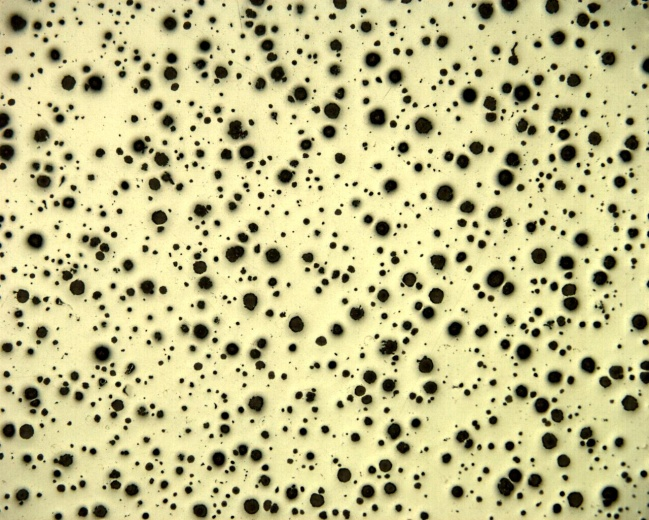
#> input picture images/1.jpg, 649 x 520 px
$ python main.py
#> lines starting #> are read from the running program, lines starting #| are printed output that depends on the picture; after the words box and inside, x2 and y2 are one past the last pixel; in counts of white or black regions, pixels touching at a corner belong together
import cv2
import numpy as np
from matplotlib import pyplot as plt

'''
	Métodos utilitários
'''
def cropt(image, height, width, rgb=False):
	if(rgb):
		(h, w, c) = image.shape
	else:
		(h, w) = image.shape

	return image[0:(h-height), 0:(w-width)]

def negative(image):
	return (255 - image)

# 0 - ler imagem
img1 = cv2.imread('images/1.jpg')
#> img1 is the input picture: shape (520, 649, 3); mean B, G, R 141.5, 193.5, 198.5
img1a = cv2.imread('images/1a.jpg')
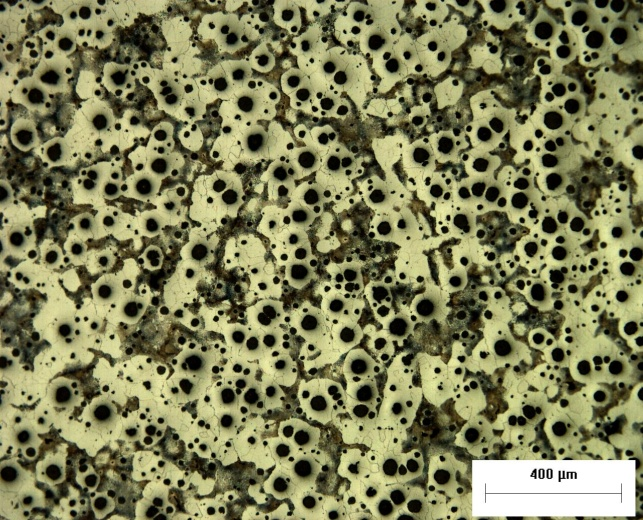
#> input picture images/1a.jpg, 643 x 520 px
#> img1a is the input picture: shape (520, 643, 3); mean B, G, R 87.8, 127, 126.7

# 1 - converter imagem para 8 bits
img1g = cv2.cvtColor(img1, cv2.COLOR_BGR2GRAY)
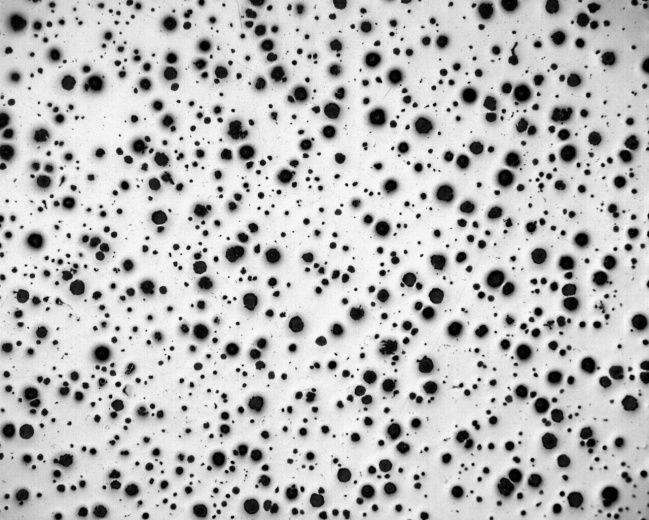
#> img1g: shape (520, 649); min 0, max 249, mean 189.1
img1ga = cv2.cvtColor(img1a, cv2.COLOR_BGR2GRAY)
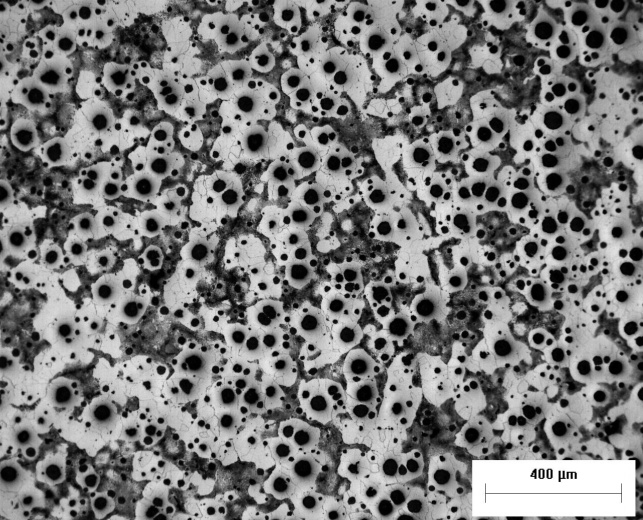
#> img1ga: shape (520, 643); min 0, max 255, mean 122.4

# 2 - cortar a imagem para remover faixa branca
img1g = cropt(img1g, 100, 0)
img1ga = cropt(img1ga, 100, 0)


# 3 - determinar o limiar da imagem
ret, img1gb = cv2.threshold (img1g, 110,255, cv2.THRESH_BINARY)
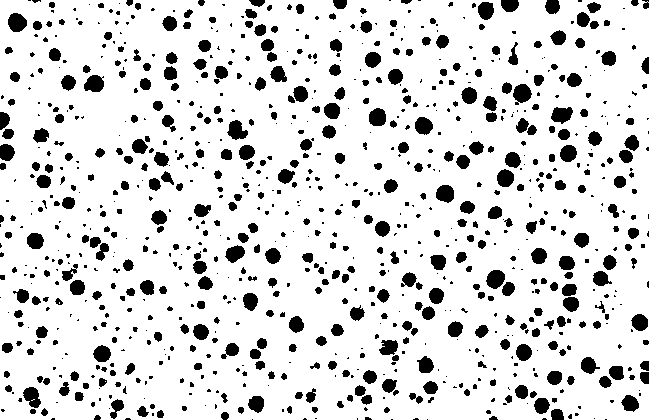
#> img1gb: shape (420, 649); 85.8% white; 954 black regions (500 under 20 px), largest, box (x1, y1, x2, y2) and area: (8, 13, 27, 32) 277, (513, 84, 532, 105) 276, (486, 270, 505, 289) 270
ret, img1gab = cv2.threshold (img1ga, 110,255, cv2.THRESH_BINARY)
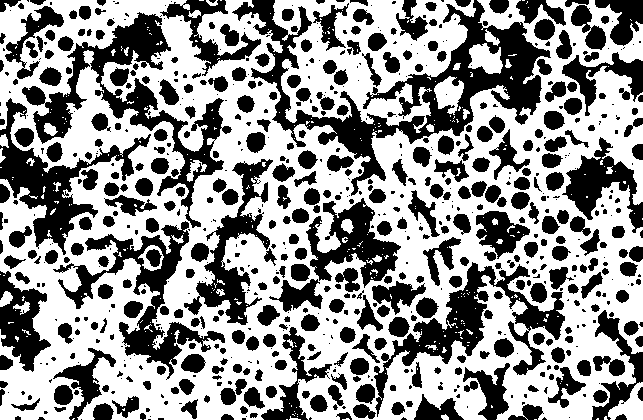
#> img1gab: shape (420, 643); 57.6% white; 735 black regions (345 under 20 px), largest, box (x1, y1, x2, y2) and area: (232, 0, 551, 196) 13436, (22, 12, 232, 228) 8551, (374, 262, 565, 417) 6360

fig = plt.gcf()
fig.canvas.set_window_title('iron nodule images + result')

plt.subplot(2, 2, 1)
plt.imshow(cropt(img1, 100, 0, True))
plt.title("normal image")
plt.xticks([])
plt.yticks([])

plt.subplot(2, 2, 2)
plt.imshow(cropt(img1a, 100, 0, True))
#> call 4 of cropt, with height = 100, width = 0, rgb = True
#> in cropt (call 4), `return image[0:(h-height), 0:(w-width)]`:
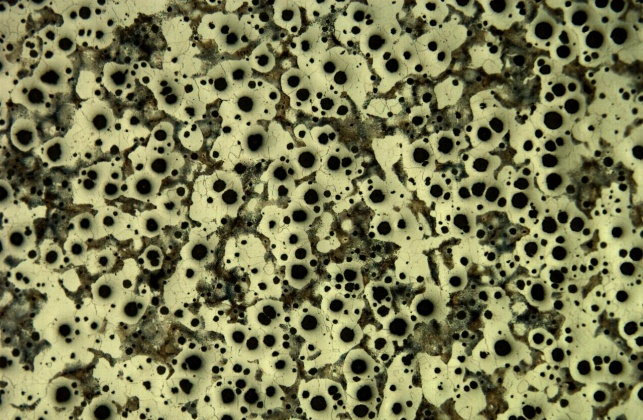
#> returned value: shape (420, 643, 3); mean of channels 0, 1, 2 83.4, 123.5, 123.3; drawn as B, G, R
plt.title("attack image")
plt.xticks([])
plt.yticks([])

plt.subplot(2, 2, 3)
plt.imshow(negative(img1gb), cmap = 'gray')
plt.title("normal treshold + invert")
plt.xticks([])
plt.yticks([])

plt.subplot(2, 2, 4)
plt.imshow(negative(img1gab), cmap = 'gray')
plt.title("attack treshold + invert")
plt.xticks([])
plt.yticks([])

plt.show()


# 3 - gerar o histograma da imagem
fig = plt.gcf()
fig.canvas.set_window_title('iron nodule histogram + result')

plt.subplot(2, 2, 1)
plt.hist(img1g.ravel(), 256, [0, 256])
plt.title('normal image'),
plt.xticks([]),
plt.yticks([])

plt.subplot(2, 2, 2)
plt.hist(img1ga.ravel(), 256, [0, 256])
plt.title('attack image'),
plt.xticks([]),
plt.yticks([])


plt.subplot(2, 2, 3)
plt.hist(negative(img1gb).ravel(), 256, [0, 256])
plt.title('normal treshold + invert'),
plt.xticks([]),
plt.yticks([])

plt.subplot(2, 2, 4)
plt.hist(negative(img1gab).ravel(), 256, [0, 256])
plt.title('attack treshold + invert'),
plt.xticks([]),
plt.yticks([])

plt.show()
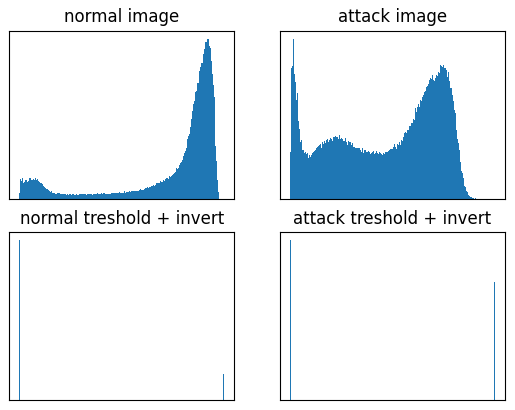
#> figure drawn by matplotlib, 4 panels

# 4 - separar a imagem com base no limiar
# 5 - inverter a imagem
